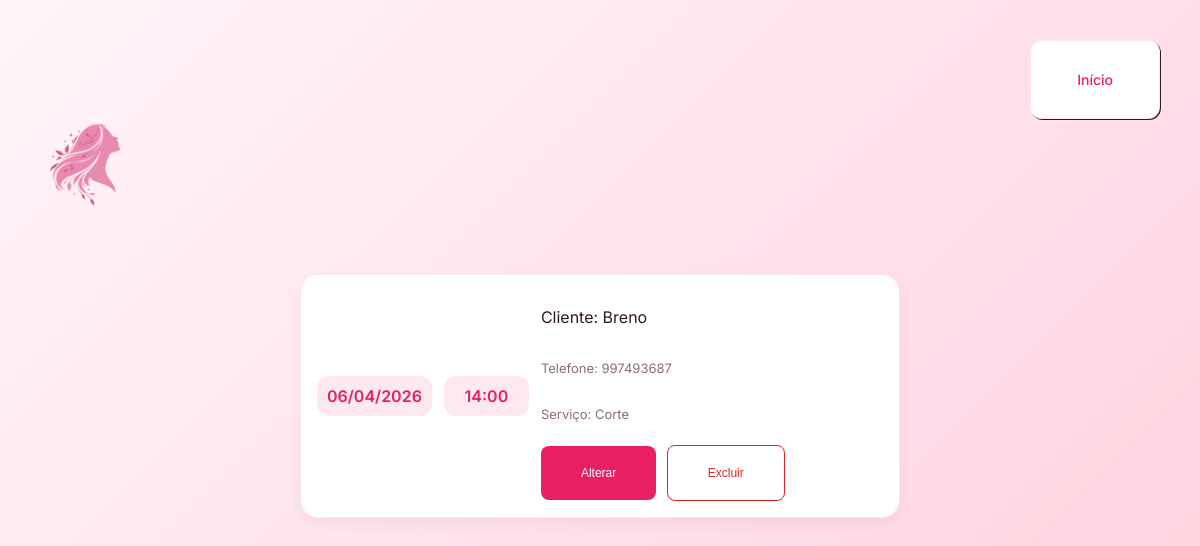
Page /agenda on the earlier database version.
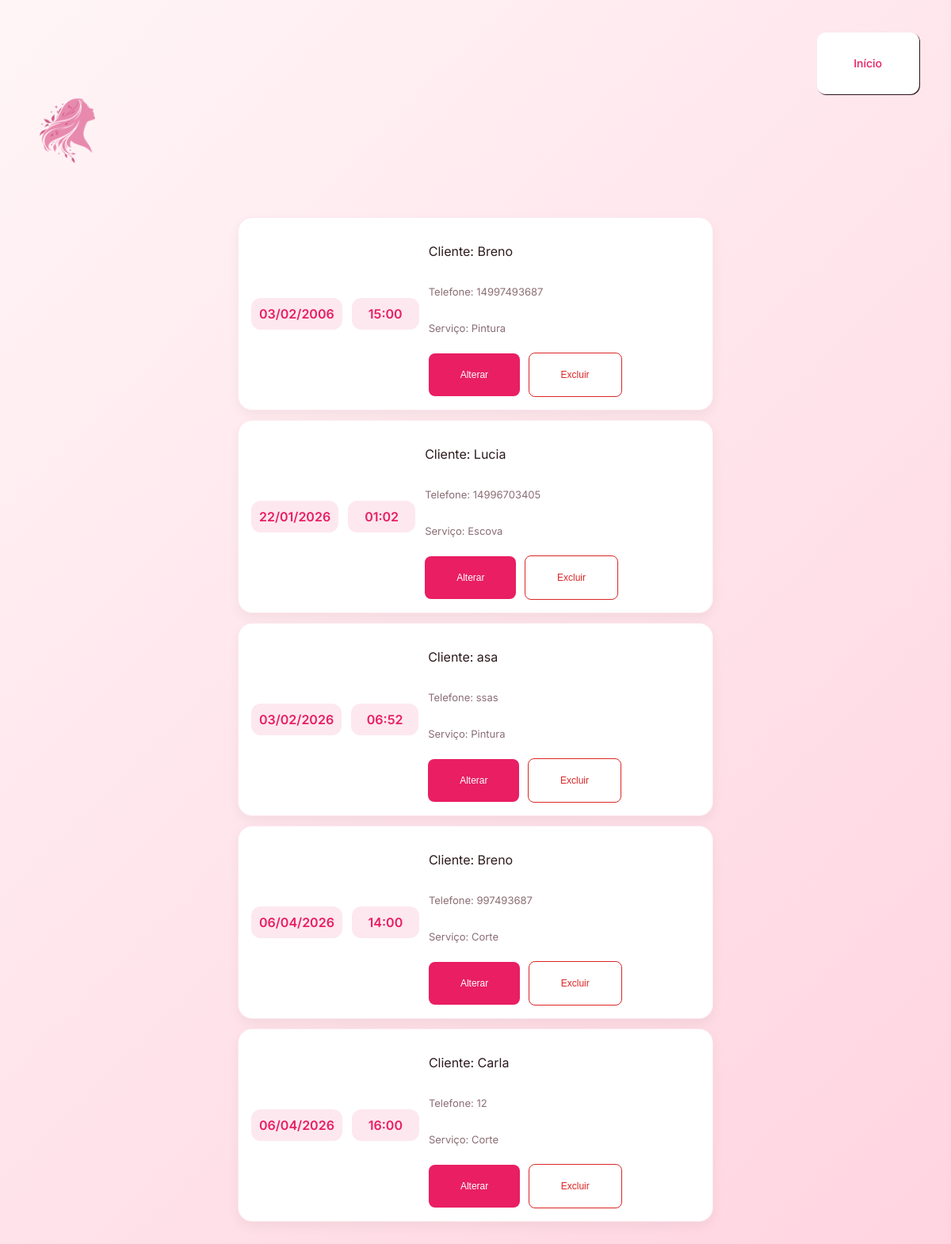
Same page on the later database version.
### tables this page shows
CREATE TABLE agendamentos (
    id INTEGER PRIMARY KEY AUTOINCREMENT,
    cliente_id INTEGER NOT NULL,
    servico_id INTEGER NOT NULL,
    data_hora_inicio TEXT NOT NULL,
    data_hora_fim TEXT NOT NULL,
    
    FOREIGN KEY (cliente_id) REFERENCES clientes(id),
    FOREIGN KEY (servico_id) REFERENCES servicos(id)
);

CREATE TABLE clientes (
    id INTEGER PRIMARY KEY AUTOINCREMENT,
    nome TEXT NOT NULL,
    telefone TEXT NOT NULL
);

CREATE TABLE servicos (
    id INTEGER PRIMARY KEY AUTOINCREMENT,
    nome TEXT NOT NULL,
    tempo_minutos INTEGER NOT NULL
);

### Kurly.py (the view)
@app.route('/agenda')
def lista():
    cursor.execute("""
        SELECT
            ag.id,
            ag.data_hora_inicio,
            c.nome,
            c.telefone,
            s.nome
        FROM agendamentos ag
        JOIN clientes c ON ag.cliente_id = c.id
        JOIN servicos s ON ag.servico_id = s.id
        ORDER BY ag.data_hora_inicio
    """) #Pego o id, o dia e a hora de inicio, o nome, o telefone e o nome do serviço para mostrar no front end
    dados = cursor.fetchall()
    return render_template("lista.html", agendamentos=dados) #Mando pro html em uma lista (lista dados)

### templates/lista.html (shortened to what this page needs)
<!DOCTYPE html>
<html lang="pt-br">
<head>
    <link rel="stylesheet" href="{{ url_for('static', filename='style-lista.css') }}">
</head>
<body>
        <header id="cabecalhoInicial">
            <div class="opcoesIniciais">
                <a href="/">
                    <img src="{{ url_for('static', filename='logo.png') }}" alt="Logo Kurly">
                </a>
                <a href="/" class="inicio">Início</a>
            </div>
        </header>
        <div class="lista-agendamentos">
            {% for ag in agendamentos %}
            <div class="item-agendamento">
                <div class="data">
                    <span class="dia">{{ ag[1][8:10] }}/{{ ag[1][5:7] }}/</span>
                    <span class="ano">{{ ag[1][0:4] }}</span>
                </div>
                <div class="data">
                    <span class="hora">{{ ag[1][11:16] }}</span>
                </div>
                <div class="conteudo">
                    <p class="nome">
                        Cliente: <span>{{ ag[2] }}</span>
                    </p>
                    <p class="servico">
                        Telefone: <span>{{ ag[3] }}</span>
                    </p>
                    <p class="telefone">
                        Serviço: <span>{{ ag[4] }}</span>
                    </p>
                    <div class="acoes">
                        <a href="/editar/{{ ag[0] }}"><button id="alterar">Alterar</button></a>
                        <button onclick="confirmarExclusao('{{ ag[0] }}')" id="excluir">Excluir</button>
                    </div>
                </div>
            </div>
            {% endfor %}
        </div>
</body>
</html>

### static/style-lista.css (style rules this page uses)
:root { --bg: #FFF5F7; --card: #ffffff; --border: rgba(233, 30, 99, 0.1); --primary: #E91E63; --primary-soft: rgba(233, 30, 99, 0.1); --text: #2D1B1E; --sub: #8B6E75; --danger: #DC2626; }
body { margin: 0; font-family: "Inter", sans-serif; background: linear-gradient(135deg, #FFF5F7, #FFD4E0); padding-top: 100px; }
#cabecalhoInicial { padding: 20px 40px; }
.opcoesIniciais { display: flex; justify-content: space-between; align-items: center; }
.opcoesIniciais img { width: 90px; }
.lista-agendamentos { max-width: 600px; margin: 30px auto; padding: 10px; }
.item-agendamento { display: flex; align-items: center; gap: 12px; background: var(--card); padding: 16px; border-radius: 18px; margin-bottom: 12px; border: 1px solid var(--border); box-shadow: 0 6px 15px rgba(0,0,0,0.05); transition: 0.3s; }
.data { min-width: 65px; display: flex; align-items: center; justify-content: center; font-weight: 600; color: var(--primary); background: var(--primary-soft); padding: 10px; border-radius: 12px; text-align: center; }
.conteudo { flex: 1; display: flex; flex-direction: column; gap: 4px; }
.nome { color: var(--text); }
.servico, .telefone { font-size: 13px; color: var(--sub); }
.conteudo button { margin-top: 6px; margin-right: 6px; padding: 20px 40px; font-size: 12px; border-radius: 8px; cursor: pointer; transition: 0.2s; }
#alterar { background: var(--primary); color: white; border: none; }
#excluir { background: transparent; color: var(--danger); border: 1px solid var(--danger); }
.inicio { position: fixed; top: 40px; right: 40px; padding: 30px 46px; border-radius: 12px; background: var(--card); color: var(--primary); text-decoration: none; font-size: 14px; font-weight: 500; border: 1px solid var(--border); cursor: pointer; transition: 0.3s; box-shadow:1px 1px var(--text) ; }

Differences in the rows shown:
added agendamentos: data_hora_inicio "03", data_hora_inicio "02", data_hora_inicio "2006", data_hora_inicio "15:00", nome "Breno", telefone "14997493687", nome "Pintura"
added agendamentos: data_hora_inicio "22", data_hora_inicio "01", data_hora_inicio "2026", data_hora_inicio "01:02", nome "Lucia", telefone "14996703405", nome "Escova"
added agendamentos: data_hora_inicio "03", data_hora_inicio "02", data_hora_inicio "2026", data_hora_inicio "06:52", nome "asa", telefone "ssas", nome "Pintura"
added agendamentos: data_hora_inicio "06", data_hora_inicio "04", data_hora_inicio "2026", data_hora_inicio "16:00", nome "Carla", telefone "12", nome "Corte"
